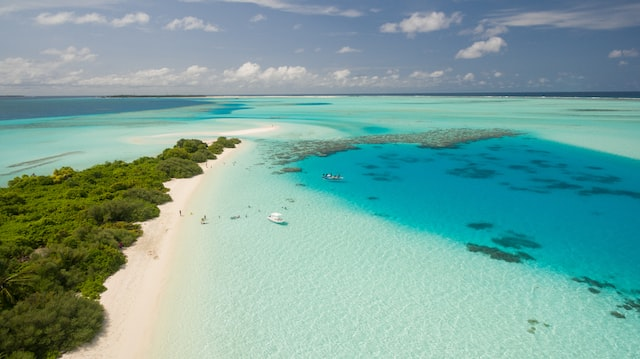
#> input picture atvd1/beach.jpg, 640 x 359 px
$ python main.py
#> lines starting #> are read from the running program, lines starting #| are printed output that depends on the picture
### atvd1/image.py
import cv2 as cv
from numpy import zeros, int_
from copy import deepcopy as dpcp

class MyImage:
    """
    A custom class for working with images.

    Attributes:
    - name (str): the name of the file without extension
    - ext (str): the extension of the file
    - matrix (np.ndarray): the color image matrix
    - red (np.ndarray): the matrix of the red channel
    - green (np.ndarray): the matrix of the green channel
    - blue (np.ndarray): the matrix of the blue channel
    - gray (np.ndarray): the matrix of the grayscale image

    Methods:
    - __init__(filename: str): initializes the MyImage object with the file specified by filename.
    - getSingleColorImageFile(want: list): returns single color images for the given indices, and saves them as separate files.
    - getGrayValue(rgb: List[int]): returns a balanced grayscale value given a list of BGR components.
    - getOnlyColor(color: int): returns the color matrix with only one color channel.
    - getOnlyGrayImage(): returns the grayscale matrix with only one channel.
    - getOnlyBlueImage(): returns the blue channel matrix.
    - getOnlyGreenImage(): returns the green channel matrix.
    - getOnlyRedImage(): returns the red channel matrix.
    """


    def __init__(self, filename):
        # constructor to initialize instance variables
#> called with filename = 'beach.jpg'
        self.name, self.ext = filename.split(".")  # split file name and extension
        self.matrix = cv.imread(filename) # read the image file into a matrix
#> self.matrix is the input picture: shape (359, 640, 3); mean B, G, R 156.8, 164, 120.5
        self.blue = None # variable to store the blue color image
        self.green = None # variable to store the green color image
        self.red = None # variable to store the red color image
        self.gray = None # variable to store the grayscale image

    def getSingleColorImageFile(self, want : list):
        """
        This method creates single color images of the original image.
        It takes a list of integers as input which specifies which color images are to be created.

        want: list of integers. This parameter specifies which color images to be created. Each element of the list
        should be one of the following: 0 for blue, 1 for green, 2 for red, or any other value for gray.

        Example usage: getSingleColorImages([0, 2]) # creates only blue and red images

        """
        flag = False
        for number in want:
            # check the input list for the requested color images
            if not flag and (number < 0 or number > 2):
                self.gray = self.getOnlyGrayImage()
                cv.imwrite('Gray-' + self.name + '.' + self.ext, self.gray) # write the grayscale image to a file
                flag = True
            elif number == 0:
                self.blue = self.getOnlyBlueImage()
                cv.imwrite('Blue-' + self.name + '.' + self.ext, self.blue) # write the blue color image to a file
            elif number == 1:
                self.green = self.getOnlyGreenImage()
                cv.imwrite('Green-' + self.name + '.' + self.ext, self.green) # write the green color image to a file
            elif number == 2:
                self.red = self.getOnlyRedImage()
                cv.imwrite('Red-' + self.name + '.' + self.ext, self.red) # write the red color image to a file
#> this loop made 4 passes
#> pass 1, in getSingleColorImageFile, `self.blue = self.getOnlyBlueImage()`:
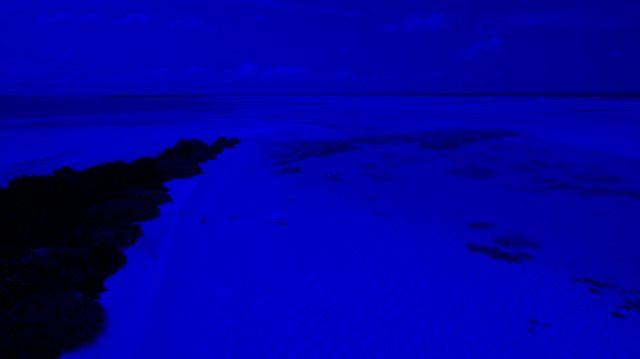
#> self.blue: shape (359, 640, 3); mean B, G, R 156.8, 0, 0
#> pass 2, in getSingleColorImageFile, `self.green = self.getOnlyGreenImage()`:
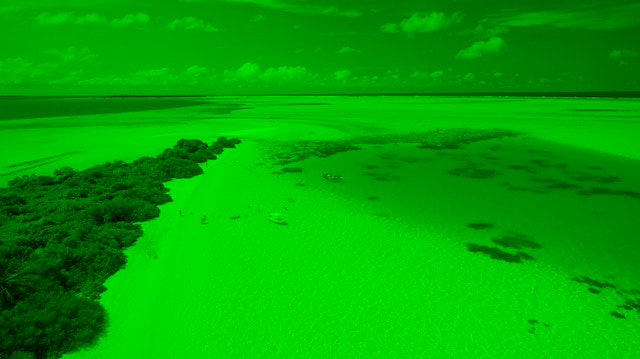
#> self.green: shape (359, 640, 3); mean B, G, R 0, 164, 0
#> pass 3, in getSingleColorImageFile, `self.red = self.getOnlyRedImage()`:
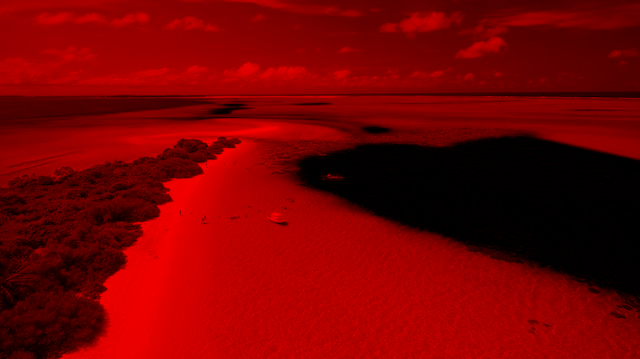
#> self.red: shape (359, 640, 3); mean B, G, R 0, 0, 120.5
#> after the loop:
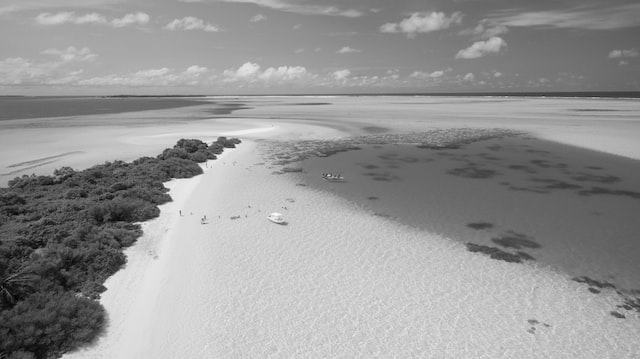
#> self.gray: shape (359, 640, 1) int64; min 1, max 254, mean 150.2


    def getGrayValue(self, bgr):
        """
        This method takes an BGR color value and returns the corresponding grayscale value.

        bgr: list of 3 integers. Each element should be an integer between 0 and 255, representing the blue,
        green, and red color values of a pixel in the image.

        returns: a rounded single float representing the corresponding grayscale value.
        """
        R = bgr[2]
        G = bgr[1]
        B = bgr[0]
        return round(0.2989 * R + 0.5870 * G + 0.1140 * B)

    def getOnlyColor(self, color):
        """
        Returns a matrix with only one color, specified by the `color` parameter (0 for blue, 1 for green, 2 for red).
        If an invalid color is specified, returns a grayscale image instead.
        """
        # If an invalid color is specified, return a grayscale image
        if color < 0 or color > 2:
            return self.getOnlyGrayImage()

        # Make a copy of the original matrix to avoid modifying the original image
        m = dpcp(self.matrix)

        # Loop over all the pixels in the matrix and set all color components except the specified one to zero
        for idx in [0, 1, 2]:
            if idx == color:
                continue
            m[:, :, idx] = 0
        return m

    def getOnlyGrayImage(self):
        """
         Returns a color matrix with the value of BGR components turned into a single, balanced grayscale value.
        """
        # Create a matrix full of zeros with shape identical to the original matrix to avoid modifying the original image
        m = zeros((len(self.matrix), len(self.matrix[0]), 1), dtype=int_)

        # Loop over all the pixels in the matrix and calculate their grayscale value
        for i in range(len(m)):
            for j in range(len(m[i])):
                # Call the getGrayValue method to calculate the balanced grayscale value
                m[i, j] = self.getGrayValue(self.matrix[i, j])

        return m

    def getOnlyBlueImage(self):
        """Returns color matrix with green and red components of all pixels zeroed"""
        return self.getOnlyColor(0)

    def getOnlyGreenImage(self):
        """Returns color matrix with blue and red components of all pixels zeroed"""
        return self.getOnlyColor(1)

    def getOnlyRedImage(self):
        """Returns color matrix with blue and green components of all pixels zeroed"""
        return self.getOnlyColor(2)

    def size(self):
        print(len(self.matrix), "X", len(self.matrix[0]))
#| 359 X 640

### atvd1/main.py
from image import MyImage
import numpy as np

img = MyImage('beach.jpg')
img.getSingleColorImageFile([0,1,2,3])
img.size()
